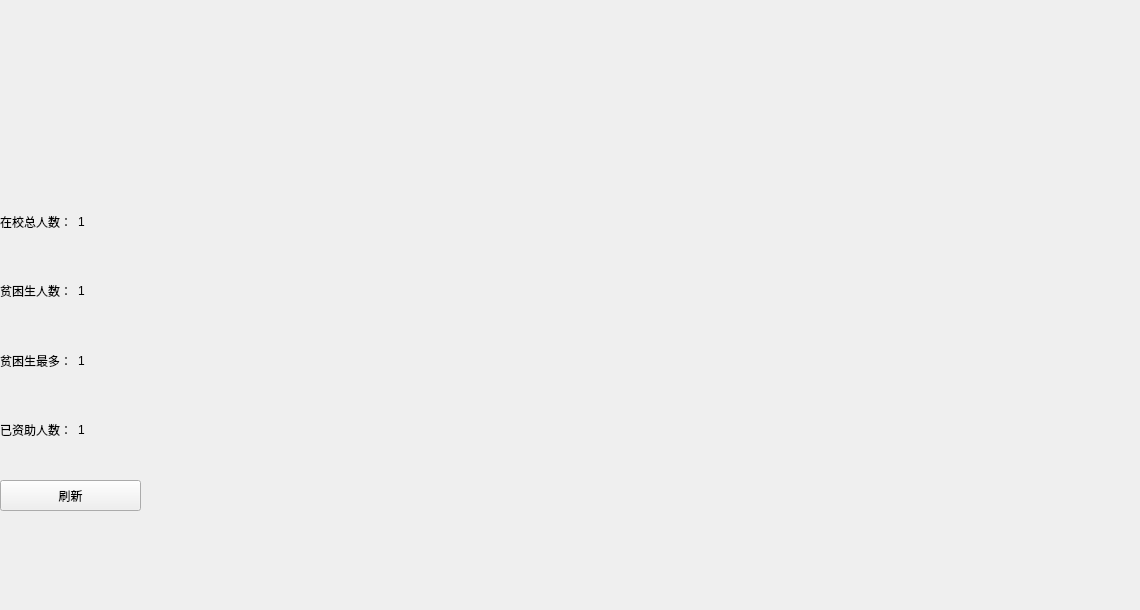
            <widget class="QWidget" name="tab_20">
             <attribute name="title">
              <string>总体情况</string>
             </attribute>
             <widget class="QWidget" name="layoutWidget">
              <property name="geometry">
               <rect>
                <x>0</x>
                <y>190</y>
                <width>141</width>
                <height>271</height>
               </rect>
              </property>
              <layout class="QVBoxLayout" name="verticalLayout_26">
               <item>
                <layout class="QHBoxLayout" name="horizontalLayout_45">
                 <item>
                  <widget class="QLabel" name="label_4">
                   <property name="text">
                    <string>在校总人数：</string>
                   </property>
                  </widget>
                 </item>
                 <item>
                  <widget class="QLabel" name="tu_label_1">
                   <property name="text">
                    <string>1</string>
                   </property>
                  </widget>
                 </item>
                </layout>
               </item>
               <item>
                <layout class="QHBoxLayout" name="horizontalLayout_44">
                 <item>
                  <widget class="QLabel" name="label_5">
                   <property name="text">
                    <string>贫困生人数：</string>
                   </property>
                  </widget>
                 </item>
                 <item>
                  <widget class="QLabel" name="tu_label_2">
                   <property name="text">
                    <string>1</string>
                   </property>
                  </widget>
                 </item>
                </layout>
               </item>
               <item>
                <layout class="QHBoxLayout" name="horizontalLayout_43">
                 <item>
                  <widget class="QLabel" name="label_6">
                   <property name="text">
                    <string>贫困生最多：</string>
                   </property>
                  </widget>
                 </item>
                 <item>
                  <widget class="QLabel" name="tu_label_3">
                   <property name="text">
                    <string>1</string>
                   </property>
                  </widget>
                 </item>
                </layout>
               </item>
               <item>
                <layout class="QHBoxLayout" name="horizontalLayout_42">
                 <item>
                  <widget class="QLabel" name="label_7">
                   <property name="text">
                    <string>已资助人数：</string>
                   </property>
                  </widget>
                 </item>
                 <item>
                  <widget class="QLabel" name="tu_label_4">
                   <property name="text">
                    <string>1</string>
                   </property>
                  </widget>
                 </item>
                </layout>
               </item>
              </layout>
             </widget>
             <widget class="QWidget" name="layoutWidget">
              <property name="geometry">
               <rect>
                <x>190</x>
                <y>340</y>
                <width>941</width>
                <height>261</height>
               </rect>
              </property>
              <layout class="QVBoxLayout" name="tu1"/>
             </widget>
             <widget class="QWidget" name="layoutWidget">
              <property name="geometry">
               <rect>
                <x>190</x>
                <y>50</y>
                <width>941</width>
                <height>251</height>
               </rect>
              </property>
              <layout class="QHBoxLayout" name="horizontalLayout_19">
               <item>
                <layout class="QVBoxLayout" name="tu2"/>
               </item>
               <item>
                <layout class="QVBoxLayout" name="tu3"/>
               </item>
               <item>
                <layout class="QVBoxLayout" name="tu4"/>
               </item>
               <item>
                <layout class="QVBoxLayout" name="tu5"/>
               </item>
              </layout>
             </widget>
             <widget class="QPushButton" name="tu_refresh">
              <property name="geometry">
               <rect>
                <x>0</x>
                <y>480</y>
                <width>141</width>
                <height>31</height>
               </rect>
              </property>
              <property name="text">
               <string>刷新</string>
              </property>
             </widget>
            </widget>
